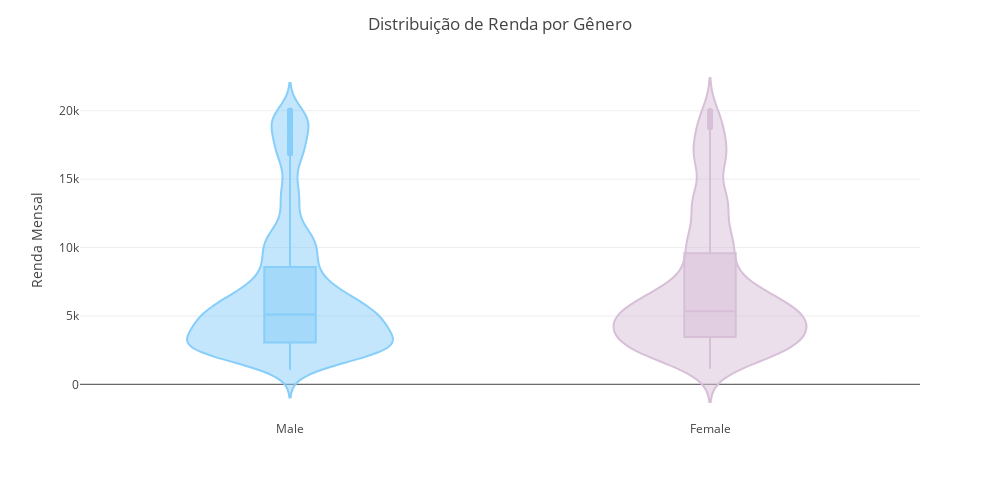

Notebook cell for this chart:
### Markdown cell above
A variação de salário médio apresenta uma crescida proporcional ao aumento do nível de educação.

### Code cell
# Violino e boxplots para a distribuição de Renda por Gênero
fig = px.violin(dados_funcionarios, 
             x='Gender', 
             y='MonthlyIncome', 
             color='Gender',
             color_discrete_map={'Male': 'lightskyblue', 'Female': 'thistle'},
             box=True) # boxplot dentro do violino

# Personalizando o layout do gráfico
fig.update_layout(
    title='Distribuição de Renda por Gênero',
    yaxis_title='Renda Mensal',
    xaxis_title='',
    plot_bgcolor='rgba(0,0,0,0)',
    width=1000, 
    height=500,
    title_x=0.5,
    showlegend=False)

# Exibindo o gráfico
fig.show()

### Figure 1 — Plotly figure (JSON) as saved in the notebook; plotly's stock layout.template omitted (floating-point values rounded to 4 significant figures; data arrays with more than 128 entries replaced by an {"elided": "..."} marker saying what was removed)
{"data": [{"alignmentgroup": "True", "box": {"visible": true}, "hovertemplate": "Gender=%{x}<br>MonthlyIncome=%{y}<extra></extra>", "legendgroup": "Male", "marker": {"color": "lightskyblue"}, "name": "Male", "offsetgroup": "Male", "orientation": "v", "scalegroup": "True", "showlegend": true, "type": "violin", "x": {"elided": "1442 str values"}, "x0": " ", "xaxis": "x", "y": {"elided": "1442 int values"}, "y0": " ", "yaxis": "y"}, {"alignmentgroup": "True", "box": {"visible": true}, "hovertemplate": "Gender=%{x}<br>MonthlyIncome=%{y}<extra></extra>", "legendgroup": "Female", "marker": {"color": "thistle"}, "name": "Female", "offsetgroup": "Female", "orientation": "v", "scalegroup": "True", "showlegend": true, "type": "violin", "x": {"elided": "991 str values"}, "x0": " ", "xaxis": "x", "y": {"elided": "991 int values"}, "y0": " ", "yaxis": "y"}], "layout": {"height": 500, "legend": {"title": {"text": "Gender"}, "tracegroupgap": 0}, "margin": {"t": 60}, "plot_bgcolor": "rgba(0,0,0,0)", "showlegend": false, "title": {"text": "Distribuição de Renda por Gênero", "x": 0.5}, "violinmode": "overlay", "width": 1000, "xaxis": {"anchor": "y", "categoryarray": ["Male", "Female"], "categoryorder": "array", "domain": [0, 1], "title": {"text": ""}}, "yaxis": {"anchor": "x", "domain": [0, 1], "title": {"text": "Renda Mensal"}}}}
